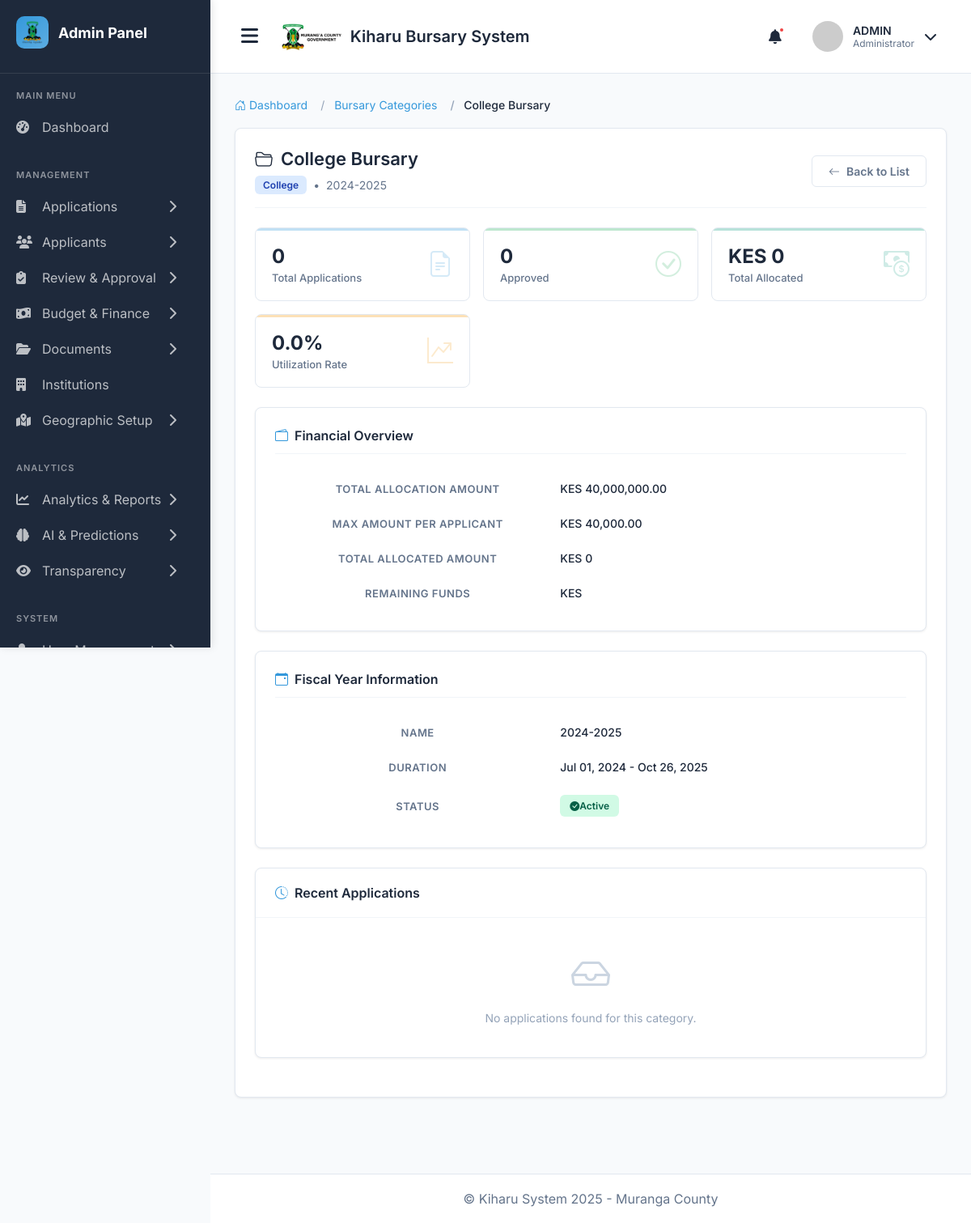
The app's page /admin-bursary-categories/3/ (signed in) with its own data.
### main_application/models.py (models this page shows, shortened)
class BursaryCategory(models.Model):
    CATEGORY_TYPES = (
        ('highschool', 'High School'),
        ('special_school', 'Special School'),
        ('college', 'College'),
        ('university', 'University'),
        ('technical', 'Technical/Vocational'),
        ('freshers', 'University Freshers'),
        ('merit', 'Merit-Based'),
        ('needy', 'Extremely Needy'),
        ('orphan', 'Orphan/Vulnerable'),
    )
    name = models.CharField(max_length=100)
    category_type = models.CharField(max_length=20, choices=CATEGORY_TYPES)
    fiscal_year = models.ForeignKey(FiscalYear, on_delete=models.CASCADE, related_name='categories')
    allocation_amount = models.DecimalField(
        max_digits=12,
        decimal_places=2,
        help_text="Budget for this category"
    )
    max_amount_per_applicant = models.DecimalField(
        max_digits=10,
        decimal_places=2,
        help_text="Maximum bursary per student in this category"
    )
    min_amount_per_applicant = models.DecimalField(
        max_digits=10,
        decimal_places=2,
        default=5000,
        help_text="Minimum bursary per student"
    )
    target_beneficiaries = models.PositiveIntegerField(
        blank=True,
        null=True,
        help_text="Target number of beneficiaries"
    )
    description = models.TextField(blank=True, null=True)
    is_active = models.BooleanField(default=True)
    class Meta:
        verbose_name_plural = "Bursary Categories"
        ordering = ['fiscal_year', 'category_type']

class FiscalYear(models.Model):
    name = models.CharField(max_length=20, unique=True)  # e.g., "2024-2025"
    start_date = models.DateField()
    end_date = models.DateField()
    county = models.ForeignKey(County, on_delete=models.CASCADE, related_name='fiscal_years')
    total_county_budget = models.DecimalField(
        max_digits=15,
        decimal_places=2,
        help_text="Total county budget for the year"
    )
    education_budget = models.DecimalField(
        max_digits=15,
        decimal_places=2,
        help_text="Education sector allocation"
    )
    total_bursary_allocation = models.DecimalField(
        max_digits=12,
        decimal_places=2,
        help_text="Total county bursary allocation for the year"
    )
    equitable_share = models.DecimalField(
        max_digits=15,
        decimal_places=2,
        default=0,
        help_text="Equitable share from National Treasury"
    )
    conditional_grants = models.DecimalField(
        max_digits=15,
        decimal_places=2,
        default=0,
        help_text="Conditional allocations from National Treasury"
    )
    number_of_disbursement_rounds = models.PositiveIntegerField(
        default=2,
        help_text="How many times bursaries are disbursed per year (e.g., 2, 4, or 5)"
    )
    is_active = models.BooleanField(default=False)
    application_open = models.BooleanField(default=False)
    application_deadline = models.DateField(blank=True, null=True)
    created_at = models.DateTimeField(auto_now_add=True)
    created_by = models.ForeignKey(User, on_delete=models.SET_NULL, null=True)
    class Meta:
        ordering = ['-start_date']

### main_application/views.py (the view)
# urls.py: path('admin-bursary-categories/<int:pk>/', views.bursary_category_detail, name='bursary_category_detail'),
@login_required
@user_passes_test(is_admin)
def bursary_category_detail(request, pk):
    category = get_object_or_404(BursaryCategory, pk=pk)
    applications = Application.objects.filter(bursary_category=category)
    total_applications = applications.count()
    approved_applications = applications.filter(status='approved').count()
    total_allocated = Allocation.objects.filter(
        application__bursary_category=category
    ).aggregate(total=Sum('amount_allocated'))['total'] or 0
    remaining_allocation = category.allocation_amount - total_allocated
    context = {
        'category': category,
        'total_applications': total_applications,
        'approved_applications': approved_applications,
        'total_allocated': total_allocated,
        'remaining_allocation': remaining_allocation,
        'utilization_rate': (total_allocated / category.allocation_amount * 100) if category.allocation_amount > 0 else 0
    }
    return render(request, 'admin/bursary_category_detail.html', context)

### main_application/views.py (called while the page is built)
def is_admin(user):
    return user.user_type == 'admin'

### templates/admin/bursary_category_detail.html (shortened to what this page needs)
{% extends "admin_base.html" %}
{% load humanize %}
{% block content %}
<div class="container-fluid">
    <nav aria-label="breadcrumb">
        <ol class="breadcrumb">
            <li class="breadcrumb-item">
                <a href="{% url 'admin_dashboard' %}">
                    <i class="bi bi-house-door"></i> Dashboard
                </a>
            </li>
            <li class="breadcrumb-item">
                <a href="{% url 'bursary_category_list' %}">
                    Bursary Categories
                </a>
            </li>
            <li class="breadcrumb-item active" aria-current="page">{{ category.name }}</li>
        </ol>
    </nav>
    <div class="section-container">
        <div class="page-header">
            <div>
                <h1 class="page-title">
                    <i class="bi bi-folder2-open"></i>
                    {{ category.name }}
                </h1>
                <p class="page-subtitle">
                    <span class="type-badge">{{ category.get_category_type_display }}</span>
                    <span>•</span>
                    <span>{{ category.fiscal_year.name }}</span>
                </p>
            </div>
            <a href="{% url 'bursary_category_list' %}" class="btn-back">
                <i class="bi bi-arrow-left"></i>Back to List
            </a>
        </div>
        <div class="stats-grid">
            <div class="stat-card stat-primary">
                <div class="stat-content">
                    <div>
                        <div class="stat-value">{{ total_applications|intcomma }}</div>
                        <div class="stat-label">Total Applications</div>
                    </div>
                    <div class="stat-icon">
                        <i class="bi bi-file-earmark-text"></i>
                    </div>
                </div>
            </div>
            <div class="stat-card stat-success">
                <div class="stat-content">
                    <div>
                        <div class="stat-value">{{ approved_applications|intcomma }}</div>
                        <div class="stat-label">Approved</div>
                    </div>
                    <div class="stat-icon">
                        <i class="bi bi-check-circle"></i>
                    </div>
                </div>
            </div>
            <div class="stat-card stat-info">
                <div class="stat-content">
                    <div>
                        <div class="stat-value">KES {{ total_allocated|intcomma }}</div>
                        <div class="stat-label">Total Allocated</div>
                    </div>
                    <div class="stat-icon">
                        <i class="bi bi-cash-coin"></i>
                    </div>
                </div>
            </div>
            <div class="stat-card stat-warning">
                <div class="stat-content">
                    <div>
                        <div class="stat-value">{{ utilization_rate|floatformat:1 }}%</div>
                        <div class="stat-label">Utilization Rate</div>
                    </div>
                    <div class="stat-icon">
                        <i class="bi bi-graph-up-arrow"></i>
                    </div>
                </div>
            </div>
        </div>
        <div class="row">
            <div class="col-md-6">
                <div class="info-card">
                    <h3 class="info-card-header">
                        <i class="bi bi-wallet2"></i>
                        Financial Overview
                    </h3>
                    <table class="info-table">
                        <tr>
                            <th>Total Allocation Amount</th>
                            <td>KES {{ category.allocation_amount|intcomma }}</td>
                        </tr>
                        <tr>
                            <th>Max Amount per Applicant</th>
                            <td>KES {{ category.max_amount_per_applicant|intcomma }}</td>
                        </tr>
                        <tr>
                            <th>Total Allocated Amount</th>
                            <td class="amount-value">KES {{ total_allocated|intcomma }}</td>
                        </tr>
                        <tr>
                            <th>Remaining Funds</th>
                            <td>KES {{ remaining_funds|intcomma }}</td>
                        </tr>
                    </table>
                </div>
            </div>
            <div class="col-md-6">
                <div class="info-card">
                    <h3 class="info-card-header">
                        <i class="bi bi-calendar-event"></i>
                        Fiscal Year Information
                    </h3>
                    <table class="info-table">
                        <tr>
                            <th>Name</th>
                            <td>{{ category.fiscal_year.name }}</td>
                        </tr>
                        <tr>
                            <th>Duration</th>
                            <td>{{ category.fiscal_year.start_date|date:"M d, Y" }} - {{ category.fiscal_year.end_date|date:"M d, Y" }}</td>
                        </tr>
                        <tr>
                            <th>Status</th>
                            <td>
                                {% if category.fiscal_year.is_active %}
                                    <span class="status-badge status-active">
                                        <i class="bi bi-check-circle-fill me-1"></i>Active
                                    </span>
                                {% else %}
                                    <span class="status-badge status-inactive">Inactive</span>
                                {% endif %}
                            </td>
                        </tr>
                    </table>
                </div>
            </div>
        </div>
        <div class="applications-card">
            <div class="applications-header">
                <h3 class="applications-title">
                    <i class="bi bi-clock-history"></i>
                    Recent Applications
                </h3>
            </div>
            {% if recent_applications %}
            <div class="table-responsive">
                <table class="applications-table">
                    <thead>
                        <tr>
                            <th>Applicant Name</th>
                            <th>Amount Requested</th>
                            <th>Status</th>
                            <th>Submitted On</th>
                            <th>Actions</th>
                        </tr>
                    </thead>
                    <tbody>
                        {% for application in recent_applications %}
                        <tr>
                            <td class="applicant-name">{{ application.applicant.get_full_name }}</td>
                            <td class="amount-value">KES {{ application.amount_requested|intcomma }}</td>
                            <td>
                                {% if application.status == 'pending' %}
                                    <span class="app-status-badge app-status-pending">Pending</span>
                                {% elif application.status == 'submitted' %}
                                    <span class="app-status-badge app-status-submitted">Submitted</span>
                                {% elif application.status == 'approved' %}
                                    <span class="app-status-badge app-status-approved">Approved</span>
                                {% elif application.status == 'rejected' %}
                                    <span class="app-status-badge app-status-rejected">Rejected</span>
                                {% else %}
                                    <span class="app-status-badge app-status-submitted">{{ application.status|capfirst }}</span>
                                {% endif %}
                            </td>
                            <td>{{ application.submitted_at|date:"M d, Y" }}</td>
                            <td>
                                <a href="{% url 'application_detail' application.pk %}" class="btn-view">
                                    View Details
                                </a>
                            </td>
                        </tr>
                        {% endfor %}
                    </tbody>
                </table>
            </div>
            <div class="applications-footer">
                <a href="{% url 'bursary_category_applications' category.pk %}" class="btn-view-all">
                    <i class="bi bi-arrow-right-circle"></i>View All Applications
                </a>
            </div>
            {% else %}
            <div class="empty-state">
                <div class="empty-icon">
                    <i class="bi bi-inbox"></i>
                </div>
                <p class="empty-text">No applications found for this category.</p>
            </div>
            {% endif %}
        </div>
    </div>
</div>
{% endblock %}

### templates/admin_base.html (style rules this page uses)
* { margin: 0; padding: 0; box-sizing: border-box; }
:root { --primary-color: #3498db; --primary-hover: #2980b9; --sidebar-bg: #1E293B; --sidebar-hover: #334155; --main-bg: #F8FAFC; --card-bg: #FFFFFF; --text-primary: #1E293B; --text-secondary: #64748B; --border-color: #E2E8F0; --success-color: #10B981; --danger-color: #EF4444; --warning-color: #F59E0B; }
body { font-family: 'Inter', sans-serif; background-color: var(--main-bg); color: var(--text-primary); overflow-x: hidden; }
.page-header { margin-bottom: 30px; }
.page-title { font-size: 28px; font-weight: 700; margin-bottom: 8px; }
.breadcrumb { display: flex; gap: 8px; color: var(--text-secondary); font-size: 14px; }
.breadcrumb a { color: var(--text-secondary); text-decoration: none; }

### records on screen
BursaryCategory: name "College Bursary", category_type "College", fiscal_year.name "2024-2025", allocation_amount "40,000,000.00", max_amount_per_applicant "40,000.00", fiscal_year.start_date "Jul 01, 2024", fiscal_year.end_date "Oct 26, 2025"

### other values on screen
{{ total_applications|intcomma }} "0"
{{ approved_applications|intcomma }} "0"
{{ total_allocated|intcomma }} "0"
{{ utilization_rate|floatformat:1 }} "0.0"
